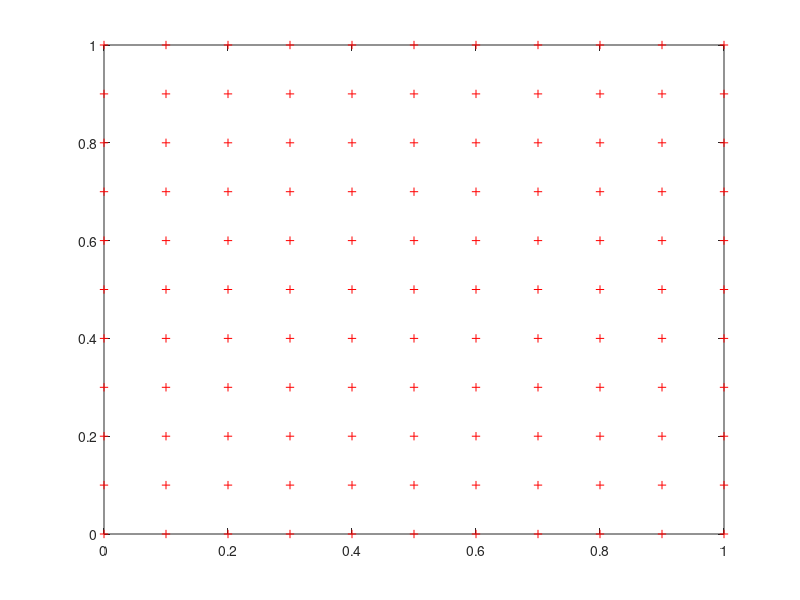

Write MATLAB code to recreate this figure. (Note: this script raises an error after producing the figure.)
function [] = TestMultipleLocalModels()
    eps = 1e-5;
    mu = 1;
    res = load('MFSxyuv_11.mat');
    N = numel(res.X);
    bb = [min(res.X(:)),max(res.X(:)),min(res.Y(:)),max(res.Y(:))];
    dds = max([res.X(2)-res.X(1),res.Y(2)-res.Y(1)])*1.0001;
    %dd = dds*9.5;
    %dd = 0.29;
    dd = 0.6;
    
    plot(res.X(:),res.Y(:),'r+');
    hold on
    Uloc = res.X*0;
    Vloc = res.X*0;
    Uloc0 = res.X*0;
    Vloc0 = res.X*0;
    
    Ag = eye(2*N);
    %Ag = zeros(2*N);
    bg = zeros(2*N,1);
    UVg = zeros(2*N,1);
    
    b = 0;
    for i=1:N
        x = res.X(i);
        y = res.Y(i);
        xr = x-dds;
        yr = y-dds;
        w = 2*dds;
        h = 2*dds;
        if(abs(x-bb(1))>eps && abs(x-bb(2))>eps && abs(y-bb(3))>eps && abs(y-bb(4))>eps)
            inds = SelectBoundaryByRectangle(xr,yr,w,h,res.X,res.Y);
            n = FindNormals(res.X(inds),res.Y(inds));
            [xf,yf] = FakeNodes(res.X(inds),res.Y(inds),n,dd);
                       
            G = MakeMFSCharMatrix(res.X(inds),res.Y(inds),xf,yf);
            N = numel(inds);

            b = zeros(2*N,1);
            b(1:2:end) = res.u(inds);
            b(2:2:end) = res.v(inds);

            alpha = G\b;
            
            [uL,vL] = RecoverMFSResults(alpha,x,y,xf,yf,mu);
            Uloc(i) = uL;
            Vloc(i) = vL;
            %quiver(x,y,uL,vL);
            
            Row = MakeCharRow(x,y,res.X(inds),res.Y(inds),xf,yf);
            
            minds = zeros(1,length(inds)*2);
            minds(1:2:end) = inds*2-1;
            minds(2:2:end) = inds*2;
            Ag(i*2-1:i*2,minds) = Ag(i*2-1:i*2,minds)-Row;
            %UVg(i*2-1:i*2) = [uL;vL];
            UVg(i*2-1:i*2) = [res.u(i);res.v(i)];

            
            [uvL] = Row*b; 
            Uloc0(i) = uvL(1);
            Vloc0(i) = uvL(2);
            
            fprintf('%d\tUor = %0.9f\tU = %0.9f\tU0 = %0.9f\n \tVor = %0.9f\tV = %0.9f\tV0 = %0.9f\n',...
                     i,res.u(i),uL,uvL(1),res.v(i),vL,uvL(2));
            if(i==109)
               %plot(res.X(inds),res.Y(inds),'sk:',xf,yf,'+g');
               %quiver(res.X(inds),res.Y(inds),n(:,1),n(:,2),'color','b')
            end
        else
            Uloc(i) = res.u(i);
            Vloc(i) = res.v(i);
            Uloc0(i) = res.u(i);
            Vloc0(i) = res.v(i);
        end
    end
    quiver(res.X,res.Y,Uloc,Vloc,'color','b');
    quiver(res.X,res.Y,res.u,res.v,'color','r');
    hold off
    daspect([1,1,1]);
    axis([-0.2,1.2,-0.2,1.2]);
    xx = res.X(6,:);
    yy = Vloc(6,:);
    %plot(xx,yy);
    
    NN=numel(res.X);
    Bg = Ag*UVg;
    B = Bg*0;
    for i=1:NN
        if abs(res.X(i))<1e-5 || abs(res.X(i)-1)<1e-5 || abs(res.Y(i))<1e-5 || abs(res.Y(i)-1)<1e-5
            B(i*2-1) = res.u(i);
            B(i*2) = res.v(i);
        end
    end    
    
    %plot(Bg-B);
    UV = Ag\B;
    UU = UV(1:2:end);
    VV = UV(2:2:end);
    plot([0,1,1,0,0],[0,0,1,1,0],'-r');
    hold on
    %quiver(res.X(:),res.Y(:),UU(:),VV(:),'color','b');
    quiver(res.X(:),res.Y(:),Bg(1:2:end),Bg(2:2:end),'color','b');
    daspect([1,1,1]);
    hold off
end